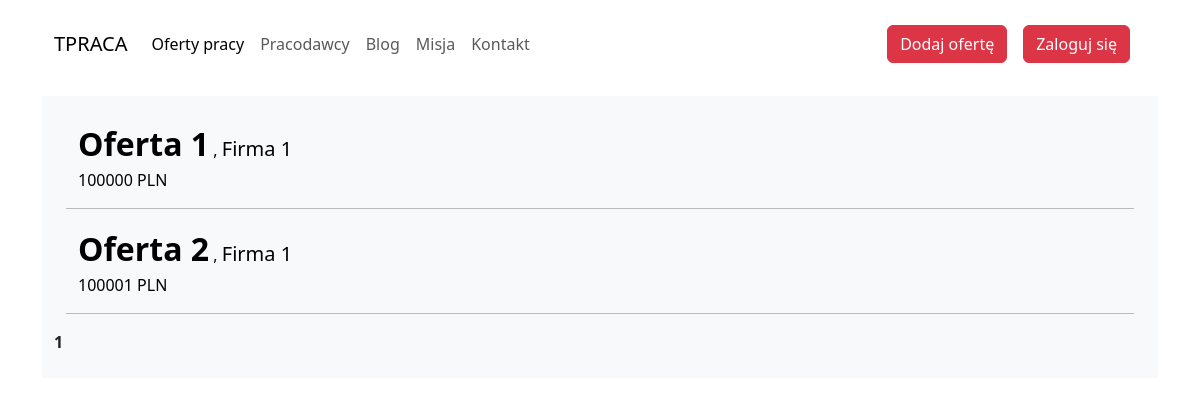
Page /Offers.php on the committed database.
### tables this page shows
CREATE TABLE `advertising_offers` (
  `offers_id` int(11) NOT NULL,
  `offers_name` varchar(120) NOT NULL,
  `offers_reward` decimal(10,0) NOT NULL,
  `offers_requirements` varchar(120) NOT NULL,
  `offers_work_days` varchar(120) NOT NULL,
  `offers_end` date DEFAULT NULL,
  `offers_categories_id` int(11) NOT NULL,
  `offers_contract_id` int(11) NOT NULL,
  `offers_job_level_id` int(11) NOT NULL,
  `offers_job_mode_id` int(11) NOT NULL,
  `offers_job_time_id` int(11) NOT NULL,
  `offers_business_id` int(11) NOT NULL
);

CREATE TABLE `advertising_business` (
  `business_id` int(11) NOT NULL,
  `business_name` varchar(120) NOT NULL,
  `business_description` varchar(120) NOT NULL,
  `business_benefits` varchar(120) NOT NULL,
  `business_address` varchar(120) NOT NULL
);

### Offers.php (the view, shortened to what this page needs)
<?php
$BASE_FOLDER = "/advertising_system/";
$records_per_page = 10;
$current_page = isset($_GET['page']) ? (int)$_GET['page'] : 1;
$offset = ($current_page - 1) * $records_per_page;
$connect = mysqli_connect("localhost", "root", "", "advertising_system");
$result = mysqli_query($connect, "SELECT * FROM advertising_offers
    INNER JOIN advertising_business ON advertising_business.business_id = advertising_offers.offers_business_id
    LIMIT $records_per_page OFFSET $offset;");
$totalRecordsResult  = mysqli_query($connect, "SELECT Count(*) FROM advertising_offers");
$totalRecords = $totalRecordsResult->fetch_array()[0];
$total_pages = ceil($totalRecords / $records_per_page);
?>
<!DOCTYPE html>
<html lang="pl">
<head>
    <link href="https://cdn.jsdelivr.net/npm/bootstrap@5.3.2/dist/css/bootstrap.min.css" rel="stylesheet">
</head>
<body>
    <div class="container mt-3">
        <nav class="navbar navbar-expand-lg ">
            <div class="container-fluid">
                <a class="navbar-brand" href="<?php echo $BASE_FOLDER . "MainPage.php" ?>">TPRACA</a>
                <div class="collapse navbar-collapse" id="navbarNav">
                    <ul class="navbar-nav flex-wrap">
                        <li class="nav-item">
                            <a class="nav-link active" href="<?php echo $BASE_FOLDER . "Offers.php" ?>">Oferty pracy</a>
                        </li>
                        <li class="nav-item">
                            <a class="nav-link" href="#">Pracodawcy</a>
                        </li>
                        <li class="nav-item">
                            <a class="nav-link" href="# ">Blog</a>
                        </li>
                        <li class="nav-item">
                            <a class="nav-link" href="#">Misja</a>
                        </li>
                        <li class="nav-item">
                            <a class="nav-link" href="#">Kontakt</a>
                        </li>
                    </ul>
                    <ul class="navbar-nav ms-auto mb-lg-0">
                        <li class="nav-item">
                            <button class="btn btn-danger rounded-2 me-3 mb-2 mb-lg-0 ">Dodaj ofertę</button>
                        </li>
                        <li class="nav-item">
                            <?php if (isset($_SESSION['user_id'])) : ?>
                                <a class="btn btn-info rounded-2 me-3" href="<?php echo $BASE_FOLDER . "userPage.php" ?>">Profil użytkownika</a>
                                <a class="btn btn-danger rounded-2 me-3" href="<?php echo $BASE_FOLDER . "logout.php" ?>">Wyloguj się</a>
                            <?php else : ?>
                                <a class="btn btn-danger rounded-2 me-3" href="<?php echo $BASE_FOLDER . "LoginPage.php" ?>">Zaloguj się</a>
                            <?php endif; ?>
                        </li>
                    </ul>
                </div>
            </div>
        </nav>
        <div class="container mt-4 bg-light p-4">
            <div class="row">
                <?php while ($row = $result->fetch_assoc()) : ?>
                    <a class="d-block text-decoration-none text-black" href="<?php echo $BASE_FOLDER . "ItemPage.php?id=" . $row['offers_id'] ?>">
                        <div class="container">
                            <span class="fs-2 fw-bold"><?php echo $row['offers_name'] ?></span>
                            <span>,</span>
                            <span class="fs-5"><?php echo $row['business_name'] ?></span>
                            <br>
                            <div class="d-flex align-items-center">
                                <span><?php echo $row['offers_reward'] ?>&nbsp;PLN</span>
                            </div>
                        </div>
                        <hr>
                    </a>
                <?php endwhile; ?>
            </div>
            <div class="row">
                <div class="pagination">
                    <?php for ($i = 1; $i <= $total_pages; $i++) : ?>
                        <?php if ($i == $current_page) : ?>
                            <strong><?php echo $i; ?></strong>
                        <?php else : ?>
                            <a href="?page=<?php echo $i; ?>"><?php echo $i; ?></a>
                        <?php endif; ?>
                    <?php endfor; ?>
                </div>
            </div>
        </div>
</body>
</html>

### rows in the picture
advertising_offers: offers_name "Oferta 1", offers_business.business_name "Firma 1", offers_reward "100000"
advertising_offers: offers_name "Oferta 2", offers_business.business_name "Firma 1", offers_reward "100001"
